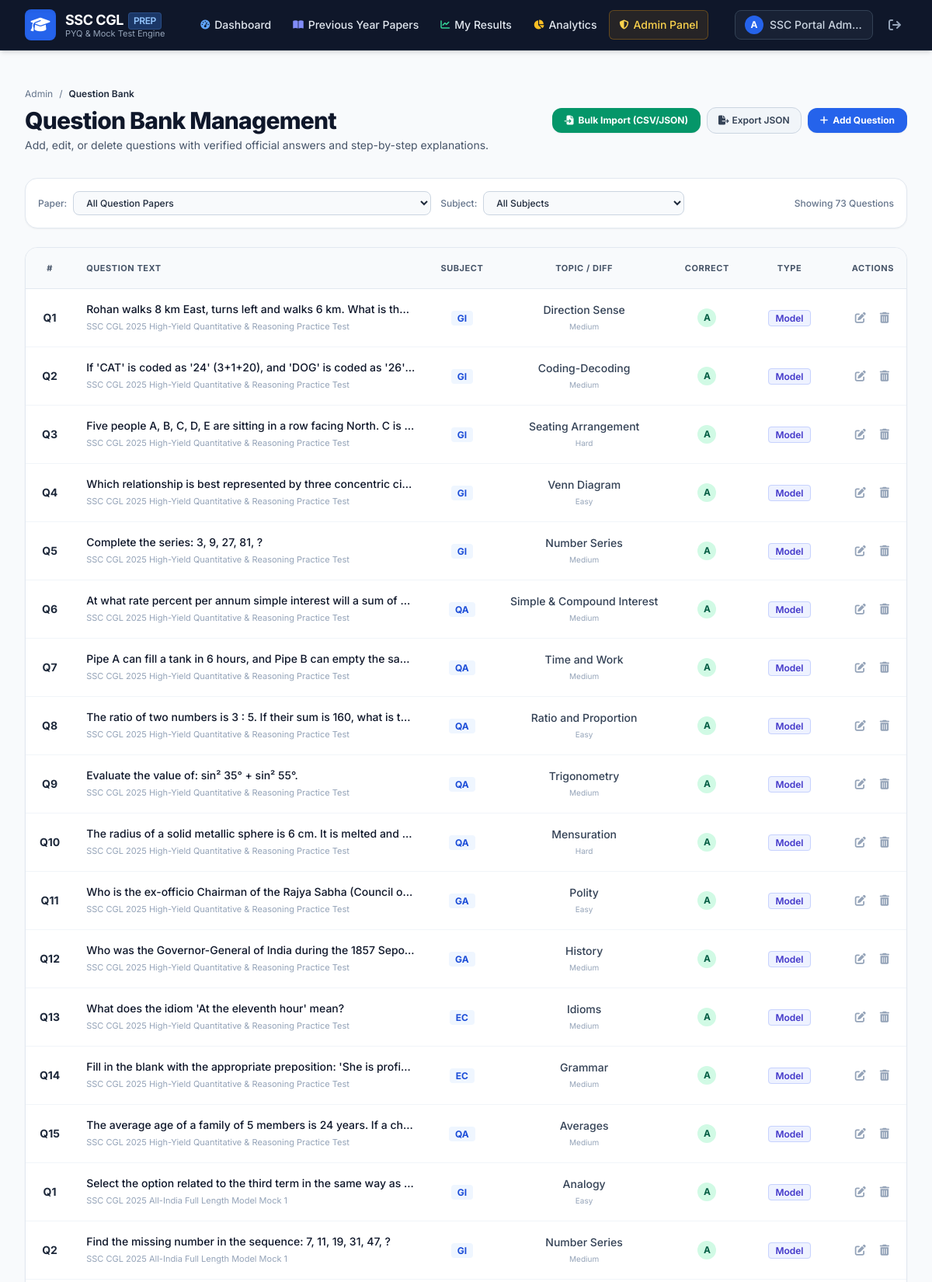
/admin/questions (signed in, upper part), run on the app's committed database.
### tables this page shows
CREATE TABLE users (
        id INTEGER PRIMARY KEY AUTOINCREMENT,
        username TEXT UNIQUE NOT NULL,
        email TEXT UNIQUE NOT NULL,
        password_hash TEXT NOT NULL,
        role TEXT DEFAULT 'user',
        full_name TEXT NOT NULL,
        target_year INTEGER DEFAULT 2025,
        created_at TIMESTAMP DEFAULT CURRENT_TIMESTAMP
    , last_login TIMESTAMP);

CREATE TABLE questions (
        id INTEGER PRIMARY KEY AUTOINCREMENT,
        paper_id INTEGER NOT NULL REFERENCES papers(id) ON DELETE CASCADE,
        subject_id INTEGER REFERENCES subjects(id),
        topic TEXT,
        difficulty TEXT DEFAULT 'Medium',
        question_text TEXT NOT NULL,
        question_image TEXT,
        option_a TEXT NOT NULL,
        option_b TEXT NOT NULL,
        option_c TEXT NOT NULL,
        option_d TEXT NOT NULL,
        correct_option TEXT NOT NULL, -- 'A', 'B', 'C', 'D'
        explanation TEXT,
        question_type TEXT DEFAULT 'official_pyq', -- 'official_pyq', 'model_question', 'practice_question'
        order_num INTEGER DEFAULT 1,
        created_at TIMESTAMP DEFAULT CURRENT_TIMESTAMP
    );

CREATE TABLE papers (
        id INTEGER PRIMARY KEY AUTOINCREMENT,
        title TEXT NOT NULL,
        exam_name TEXT DEFAULT 'SSC CGL',
        year INTEGER NOT NULL,
        tier TEXT DEFAULT 'Tier 1',
        shift TEXT NOT NULL,
        duration_minutes INTEGER DEFAULT 60,
        marks_per_question REAL DEFAULT 2.0,
        negative_marks REAL DEFAULT 0.50,
        instructions TEXT,
        paper_type TEXT DEFAULT 'official_pyq', -- 'official_pyq', 'model_paper', 'practice_paper'
        source_attribution TEXT,
        is_active INTEGER DEFAULT 1,
        created_at TIMESTAMP DEFAULT CURRENT_TIMESTAMP
    );

CREATE TABLE subjects (
        id INTEGER PRIMARY KEY AUTOINCREMENT,
        name TEXT UNIQUE NOT NULL,
        code TEXT UNIQUE NOT NULL,
        description TEXT
    );

### app.py (the view, shortened to what this page needs)
@app.route('/admin/questions', methods=['GET', 'POST'])
@admin_required
def admin_questions():
    conn = get_db()
    cursor = conn.cursor()
    paper_id_filter = request.args.get('paper_id', type=int)
    subject_id_filter = request.args.get('subject_id', type=int)
    q_query = """
    SELECT
        q.*,
        p.title as paper_title, p.year,
        s.name as subject_name, s.code as subject_code
    FROM questions q
    JOIN papers p ON q.paper_id = p.id
    JOIN subjects s ON q.subject_id = s.id
    WHERE 1=1
    """
    params = []
    if paper_id_filter:
        q_query += " AND q.paper_id = ?"
        params.append(paper_id_filter)
    if subject_id_filter:
        q_query += " AND q.subject_id = ?"
        params.append(subject_id_filter)
    q_query += " ORDER BY q.paper_id DESC, q.order_num ASC, q.id ASC LIMIT 100"
    cursor.execute(q_query, params)
    questions = [dict(q) for q in cursor.fetchall()]
    cursor.execute("SELECT id, title, year FROM papers ORDER BY year DESC, title ASC")
    all_papers = [dict(p) for p in cursor.fetchall()]
    cursor.execute("SELECT id, name, code FROM subjects ORDER BY id ASC")
    all_subjects = [dict(s) for s in cursor.fetchall()]
    conn.close()
    return render_template(
        'admin/questions.html',
        questions=questions,
        all_papers=all_papers,
        all_subjects=all_subjects,
        selected_paper=paper_id_filter,
        selected_subject=subject_id_filter
    )

### templates/admin/questions.html (shortened to what this page needs)
{% extends "base.html" %}
{% block content %}
<div class="max-w-7xl mx-auto px-4 sm:px-6 lg:px-8 py-8">
    <div class="flex flex-col md:flex-row md:items-center justify-between gap-4 mb-8">
        <div>
            <nav class="flex items-center space-x-2 text-xs text-slate-500 mb-2">
                <a href="{{ url_for('admin_dashboard') }}" class="hover:text-blue-600">Admin</a>
                <span>/</span>
                <span class="text-slate-800 font-semibold">Question Bank</span>
            </nav>
            <h1 class="text-3xl font-extrabold text-slate-900 tracking-tight">
                Question Bank Management
            </h1>
            <p class="text-xs sm:text-sm text-slate-600 mt-1">
                Add, edit, or delete questions with verified official answers and step-by-step explanations.
            </p>
        </div>
        <div class="flex flex-wrap items-center gap-2">
            <button type="button" onclick="openImportModal()" class="px-4 py-2 bg-emerald-600 hover:bg-emerald-700 text-white text-xs font-bold rounded-xl shadow-sm transition-colors flex items-center space-x-1.5">
                <i class="fa-solid fa-file-import text-xs"></i>
                <span>Bulk Import (CSV/JSON)</span>
            </button>
            <a href="{{ url_for('admin_questions_export', paper_id=selected_paper, format='json') }}" class="px-3.5 py-2 bg-slate-100 hover:bg-slate-200 text-slate-700 text-xs font-semibold rounded-xl border border-slate-300 transition-colors flex items-center space-x-1">
                <i class="fa-solid fa-file-export text-xs"></i>
                <span>Export JSON</span>
            </a>
            <button type="button" onclick="openAddQuestionModal()" class="px-4 py-2 bg-blue-600 hover:bg-blue-700 text-white text-xs font-bold rounded-xl shadow-sm transition-colors flex items-center space-x-1.5">
                <i class="fa-solid fa-plus text-xs"></i>
                <span>Add Question</span>
            </button>
        </div>
    </div>
    <div class="bg-white rounded-2xl border border-slate-200 p-4 mb-6 shadow-sm flex flex-col sm:flex-row sm:items-center justify-between gap-4">
        <form action="{{ url_for('admin_questions') }}" method="GET" class="flex flex-wrap items-center gap-3 w-full sm:w-auto">
            <div class="flex items-center space-x-2 text-xs">
                <span class="text-slate-500 font-medium">Paper:</span>
                <select name="paper_id" onchange="this.form.submit()" class="px-3 py-1.5 bg-slate-50 border border-slate-300 rounded-lg text-xs font-medium focus:ring-2 focus:ring-blue-500">
                    <option value="">All Question Papers</option>
                </select>
            </div>
            <div class="flex items-center space-x-2 text-xs">
                <span class="text-slate-500 font-medium">Subject:</span>
                <select name="subject_id" onchange="this.form.submit()" class="px-3 py-1.5 bg-slate-50 border border-slate-300 rounded-lg text-xs font-medium focus:ring-2 focus:ring-blue-500">
                    <option value="">All Subjects</option>
                </select>
            </div>
        </form>
        <div class="text-xs text-slate-500 font-medium">
            Showing {{ questions|length }} Question{{ 's' if questions|length != 1 else '' }}
        </div>
    </div>
    <div class="bg-white rounded-2xl border border-slate-200 shadow-sm overflow-hidden">
        <div class="overflow-x-auto">
            <table class="w-full text-left border-collapse text-xs sm:text-sm">
                <thead>
                    <tr class="bg-slate-50 border-b border-slate-200 text-slate-600 font-semibold uppercase tracking-wider text-[11px]">
                        <th class="p-4 text-center">#</th>
                        <th class="p-4">Question Text</th>
                        <th class="p-4 text-center">Subject</th>
                        <th class="p-4 text-center">Topic / Diff</th>
                        <th class="p-4 text-center">Correct</th>
                        <th class="p-4 text-center">Type</th>
                        <th class="p-4 text-right">Actions</th>
                    </tr>
                </thead>
                <tbody class="divide-y divide-slate-100">
                    {% for q in questions %}
                    <tr class="hover:bg-slate-50/70 transition-colors">
                        <td class="p-4 text-center font-bold text-slate-800">
                            Q{{ q.order_num }}
                        </td>
                        <td class="p-4 max-w-md">
                            <span class="font-medium text-slate-900 block truncate" title="{{ q.question_text }}">
                                {{ q.question_text }}
                            </span>
                            <span class="text-[11px] text-slate-400 truncate block mt-0.5">
                                {{ q.paper_title }}
                            </span>
                        </td>
                        <td class="p-4 text-center whitespace-nowrap">
                            <span class="px-2 py-0.5 rounded bg-blue-50 text-blue-700 font-bold text-xs">
                                {{ q.subject_code }}
                            </span>
                        </td>
                        <td class="p-4 text-center whitespace-nowrap">
                            <span class="text-slate-700 block font-medium">{{ q.topic or 'General' }}</span>
                            <span class="text-[10px] text-slate-400">{{ q.difficulty }}</span>
                        </td>
                        <td class="p-4 text-center whitespace-nowrap">
                            <span class="w-6 h-6 rounded-full bg-emerald-100 text-emerald-800 font-bold text-xs inline-flex items-center justify-center">
                                {{ q.correct_option }}
                            </span>
                        </td>
                        <td class="p-4 text-center whitespace-nowrap">
                            {% if q.question_type == 'official_pyq' %}
                            <span class="px-2 py-0.5 rounded bg-emerald-50 text-emerald-700 border border-emerald-200 text-xs font-semibold">Official PYQ</span>
                            {% else %}
                            <span class="px-2 py-0.5 rounded bg-indigo-50 text-indigo-700 border border-indigo-200 text-xs font-semibold">Model</span>
                            {% endif %}
                        </td>
                        <td class="p-4 text-right whitespace-nowrap">
                            <div class="flex items-center justify-end space-x-1.5">
                                <button type="button" onclick='openEditQuestionModal({{ q|tojson }})' class="p-1.5 text-slate-400 hover:text-blue-600 rounded-lg hover:bg-slate-100 transition-colors" title="Edit Question">
                                    <i class="fa-solid fa-pen-to-square"></i>
                                </button>
                                <form action="{{ url_for('admin_questions') }}" method="POST" onsubmit="return confirm('Delete this question?');" class="inline">
                                    <button type="submit" class="p-1.5 text-slate-400 hover:text-rose-600 rounded-lg hover:bg-slate-100 transition-colors" title="Delete Question">
                                        <i class="fa-solid fa-trash-can"></i>
                                    </button>
                                </form>
                            </div>
                        </td>
                    </tr>
                    {% endfor %}
                </tbody>
            </table>
        </div>
    </div>
</div>
{% endblock %}

### templates/base.html (shortened to what this page needs)
<!DOCTYPE html>
<html lang="en" class="h-full bg-slate-50">
<head>
    <script src="https://cdn.tailwindcss.com"></script>
    <link rel="stylesheet" href="https://cdnjs.cloudflare.com/ajax/libs/font-awesome/6.4.0/css/all.min.css">
    <link rel="stylesheet" href="{{ url_for('static', filename='css/style.css') }}">
</head>
<body class="flex flex-col min-h-screen text-slate-800 bg-slate-50 antialiased selection:bg-blue-600 selection:text-white">
    <header class="sticky top-0 z-40 bg-ssc-900 border-b border-slate-800 text-white shadow-md">
        <div class="max-w-7xl mx-auto px-4 sm:px-6 lg:px-8">
            <div class="flex items-center justify-between h-16">
                <div class="flex items-center space-x-3">
                    <a href="{{ url_for('dashboard') if current_user else url_for('index') }}" class="flex items-center space-x-3 group">
                        <div class="w-10 h-10 rounded-lg bg-blue-600 flex items-center justify-center text-white shadow-inner group-hover:bg-blue-500 transition-colors">
                            <i class="fa-solid fa-graduation-cap text-xl"></i>
                        </div>
                        <div>
                            <div class="font-bold text-lg leading-tight tracking-tight flex items-center space-x-1.5">
                                <span>SSC CGL</span>
                                <span class="text-xs bg-blue-500/30 text-blue-300 font-semibold px-1.5 py-0.5 rounded border border-blue-400/20">PREP</span>
                            </div>
                            <p class="text-[11px] text-slate-400 font-normal leading-none">PYQ & Mock Test Engine</p>
                        </div>
                    </a>
                </div>
                {% if current_user %}
                <nav class="hidden md:flex items-center space-x-1 text-sm font-medium">
                    <a href="{{ url_for('dashboard') }}" class="px-3 py-2 rounded-md hover:bg-slate-800 text-slate-200 hover:text-white transition-colors flex items-center space-x-1.5 ">
                        <i class="fa-solid fa-gauge-high text-xs text-blue-400"></i>
                        <span>Dashboard</span>
                    </a>
                    <a href="{{ url_for('papers') }}" class="px-3 py-2 rounded-md hover:bg-slate-800 text-slate-200 hover:text-white transition-colors flex items-center space-x-1.5 ">
                        <i class="fa-solid fa-book-open text-xs text-indigo-400"></i>
                        <span>Previous Year Papers</span>
                    </a>
                    <a href="{{ url_for('my_results') }}" class="px-3 py-2 rounded-md hover:bg-slate-800 text-slate-200 hover:text-white transition-colors flex items-center space-x-1.5 ">
                        <i class="fa-solid fa-chart-line text-xs text-emerald-400"></i>
                        <span>My Results</span>
                    </a>
                    <a href="{{ url_for('analytics') }}" class="px-3 py-2 rounded-md hover:bg-slate-800 text-slate-200 hover:text-white transition-colors flex items-center space-x-1.5 ">
                        <i class="fa-solid fa-chart-pie text-xs text-amber-400"></i>
                        <span>Analytics</span>
                    </a>
                    {% if current_user.role == 'admin' %}
                    <a href="{{ url_for('admin_dashboard') }}" class="px-3 py-2 rounded-md bg-amber-500/10 border border-amber-500/30 text-amber-300 hover:bg-amber-500/20 transition-colors flex items-center space-x-1.5">
                        <i class="fa-solid fa-shield-halved text-xs"></i>
                        <span>Admin Panel</span>
                    </a>
                    {% endif %}
                </nav>
                <div class="hidden md:flex items-center space-x-3">
                    <a href="{{ url_for('profile') }}" class="flex items-center space-x-2 text-sm text-slate-300 hover:text-white bg-slate-800/60 px-3 py-1.5 rounded-lg border border-slate-700 hover:border-slate-600 transition-all">
                        <div class="w-6 h-6 rounded-full bg-blue-600 flex items-center justify-center text-xs font-bold text-white uppercase">
                            {{ current_user.username[0] }}
                        </div>
                        <span class="max-w-[120px] truncate font-medium">{{ current_user.full_name }}</span>
                    </a>
                    <a href="{{ url_for('logout') }}" title="Logout" class="text-slate-400 hover:text-rose-400 p-2 rounded-lg hover:bg-slate-800 transition-colors">
                        <i class="fa-solid fa-arrow-right-from-bracket"></i>
                    </a>
                </div>
                {% endif %}
            </div>
        </div>
    </header>
    <main class="flex-grow">
        {% block content %}{% endblock %}
    </main>
</body>
</html>

### data on the page
users: username "A", full_name "SSC Portal Adm…"
questions: order_num "1", question_text "Rohan walks 8 km East, turns left and walks 6 km. What is th…", paper_title "SSC CGL 2025 High-Yield Quantitative & Reasoning Practice Test", subject_code "GI", topic "Direction Sense", difficulty "Medium", correct_option "A", shows "Model"
questions: order_num "2", question_text "If 'CAT' is coded as '24' (3+1+20), and 'DOG' is coded as '26'…", paper_title "SSC CGL 2025 High-Yield Quantitative & Reasoning Practice Test", subject_code "GI", topic "Coding-Decoding", difficulty "Medium", correct_option "A", shows "Model"
questions: order_num "3", question_text "Five people A, B, C, D, E are sitting in a row facing North. C is…", paper_title "SSC CGL 2025 High-Yield Quantitative & Reasoning Practice Test", subject_code "GI", topic "Seating Arrangement", difficulty "Hard", correct_option "A", shows "Model"
questions: order_num "4", question_text "Which relationship is best represented by three concentric ci…", paper_title "SSC CGL 2025 High-Yield Quantitative & Reasoning Practice Test", subject_code "GI", topic "Venn Diagram", difficulty "Easy", correct_option "A", shows "Model"
questions: order_num "5", question_text "Complete the series: 3, 9, 27, 81, ?", paper_title "SSC CGL 2025 High-Yield Quantitative & Reasoning Practice Test", subject_code "GI", topic "Number Series", difficulty "Medium", correct_option "A", shows "Model"
questions: order_num "6", question_text "At what rate percent per annum simple interest will a sum of…", paper_title "SSC CGL 2025 High-Yield Quantitative & Reasoning Practice Test", subject_code "QA", topic "Simple & Compound Interest", difficulty "Medium", correct_option "A", shows "Model"
questions: order_num "7", question_text "Pipe A can fill a tank in 6 hours, and Pipe B can empty the sa…", paper_title "SSC CGL 2025 High-Yield Quantitative & Reasoning Practice Test", subject_code "QA", topic "Time and Work", difficulty "Medium", correct_option "A", shows "Model"
questions: order_num "8", question_text "The ratio of two numbers is 3 : 5. If their sum is 160, what is t…", paper_title "SSC CGL 2025 High-Yield Quantitative & Reasoning Practice Test", subject_code "QA", topic "Ratio and Proportion", difficulty "Easy", correct_option "A", shows "Model"
questions: order_num "9", question_text "Evaluate the value of: sin² 35° + sin² 55°.", paper_title "SSC CGL 2025 High-Yield Quantitative & Reasoning Practice Test", subject_code "QA", topic "Trigonometry", difficulty "Medium", correct_option "A", shows "Model"
questions: order_num "10", question_text "The radius of a solid metallic sphere is 6 cm. It is melted and…", paper_title "SSC CGL 2025 High-Yield Quantitative & Reasoning Practice Test", subject_code "QA", topic "Mensuration", difficulty "Hard", correct_option "A", shows "Model"
questions: order_num "11", question_text "Who is the ex-officio Chairman of the Rajya Sabha (Council o…", paper_title "SSC CGL 2025 High-Yield Quantitative & Reasoning Practice Test", subject_code "GA", topic "Polity", difficulty "Easy", correct_option "A", shows "Model"
questions: order_num "12", question_text "Who was the Governor-General of India during the 1857 Sepo…", paper_title "SSC CGL 2025 High-Yield Quantitative & Reasoning Practice Test", subject_code "GA", topic "History", difficulty "Medium", correct_option "A", shows "Model"
questions: order_num "13", question_text "What does the idiom 'At the eleventh hour' mean?", paper_title "SSC CGL 2025 High-Yield Quantitative & Reasoning Practice Test", subject_code "EC", topic "Idioms", difficulty "Medium", correct_option "A", shows "Model"
questions: order_num "14", question_text "Fill in the blank with the appropriate preposition: 'She is profi…", paper_title "SSC CGL 2025 High-Yield Quantitative & Reasoning Practice Test", subject_code "EC", topic "Grammar", difficulty "Medium", correct_option "A", shows "Model"
questions: order_num "15", question_text "The average age of a family of 5 members is 24 years. If a ch…", paper_title "SSC CGL 2025 High-Yield Quantitative & Reasoning Practice Test", subject_code "QA", topic "Averages", difficulty "Medium", correct_option "A", shows "Model"
questions: order_num "1", question_text "Select the option related to the third term in the same way as…", paper_title "SSC CGL 2025 All-India Full Length Model Mock 1", subject_code "GI", topic "Analogy", difficulty "Easy", correct_option "A", question_type "Model"
questions: order_num "2", question_text "Find the missing number in the sequence: 7, 11, 19, 31, 47, ?", paper_title "SSC CGL 2025 All-India Full Length Model Mock 1", subject_code "GI", topic "Number Series", difficulty "Medium", correct_option "A", question_type "Model"

### other printed values
{{ questions|length }} "73"
{{ 's' if questions|length != 1 else '' }} "s"
